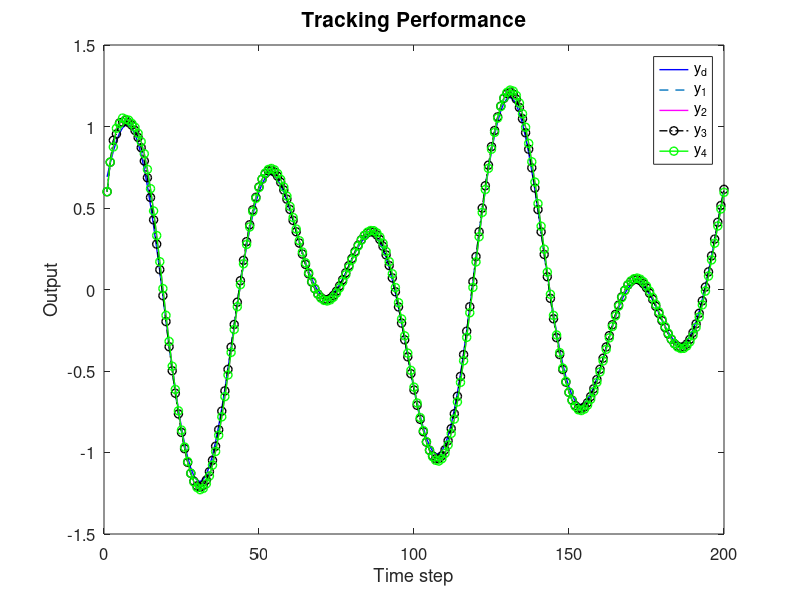
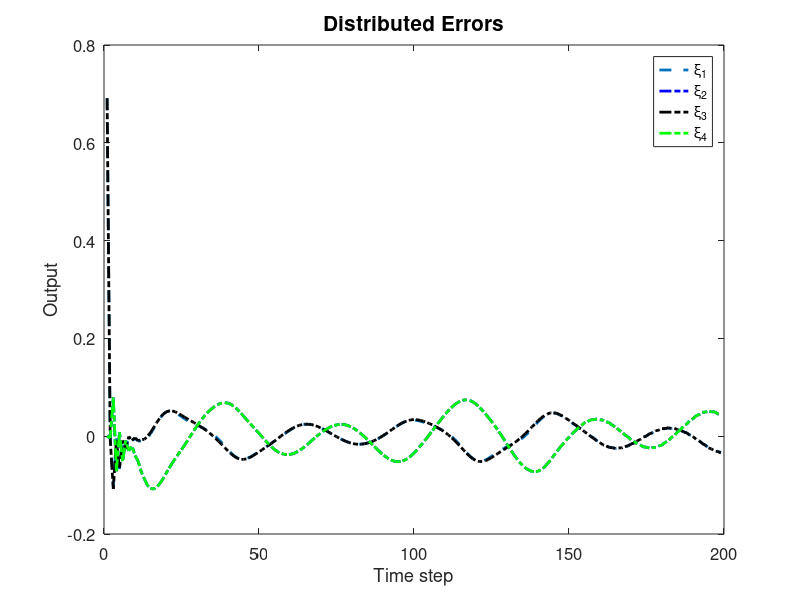

The MATLAB source for these figures, in order:
clc; clear;

% Parameters
rho =7.5;            % Increase gain for better control response
eta = 1;          % Increase to make the adaptive update faster
lamda = 350;         % Model-free parameter
mu = 0.005;           % Adaptive parameter
epsilon = 1e-5;      % Small threshold for stability
alpha = 15;           % Smoothing factor for error dynamics
T = 0.1;             % Sampling time
gamma1 = 0.45;        % Adjust control gains for faster tracking
gamma2 = 0.15;        % Adjust control gains
gamma3 = 0.45;        % Adjust control gains
gamma4 = 0.15;        % Adjust control gains
beta = 10;        % Sliding mode coefficient
sigma = 95;         % Sliding mode parameter
tau = 1e-5;       % Small damping term

rT = 1024;           % Sample rate
L = 200;             % Time steps
m = 200;             % Data size
n = 600;             % Data size

% Initialization
phi1 = zeros(m+1,1); 
phi2 = zeros(m+1,1); 
phi3 = zeros(m+1,1); 
phi4 = zeros(m+1,1);
mfa1 = zeros(m+1,1); 
mfa2 = zeros(m+1,1); 
mfa3 = zeros(m+1,1); 
mfa4 = zeros(m+1,1);
sm1 = zeros(m,1);  
sm2 = zeros(m,1);  
sm3 = zeros(m,1);  
sm4 = zeros(m,1);
y1 = zeros(m+1,1); 
y2 = zeros(m+1,1); 
y3 = zeros(m+1,1); 
y4 = zeros(m+1,1);
u1 = zeros(m,1);   
u2 = zeros(m,1);   
u3 = zeros(m,1);   
u4 = zeros(m,1);
xi1 = zeros(m,1);  
xi2 = zeros(m,1);  
xi3 = zeros(m,1);  
xi4 = zeros(m,1);
s1 = zeros(m,1);   
s2 = zeros(m,1);   
s3 = zeros(m,1);   
s4 = zeros(m,1);
yd = zeros(m+1,1);

% Desired signal (Reference trajectory)
for k = 1:1:m+1
    yd(k) = 0.6 * sin(0.05 * pi * k) + 0.6 * cos(0.03 * pi * k);

end


for k = 1:m
    % Adaptive Gain update
    if k == 1
        phi1(k) = 4.0; 
        phi2(k) = 4.0; 
        phi3(k) = 4.0; 
        phi4(k) = 4.0;
    elseif k == 2
        phi1(k) = phi1(k-1) + (eta * u1(k-1) / (mu + u1(k-1)^2)) * (y1(k) - phi1(k-1)*u1(k-1));
        phi2(k) = phi2(k-1) + (eta * u2(k-1) / (mu + u2(k-1)^2)) * (y2(k) - phi2(k-1)*u2(k-1));
        phi3(k) = phi3(k-1) + (eta * u3(k-1) / (mu + u3(k-1)^2)) * (y3(k) - phi3(k-1)*u3(k-1));
        phi4(k) = phi4(k-1) + (eta * u4(k-1) / (mu + u4(k-1)^2)) * (y4(k) - phi4(k-1)*u4(k-1));
    else
        phi1(k) = phi1(k-1) + (eta * (u1(k-1) - u1(k-2)) / (mu + (u1(k-1) - u1(k-2))^2)) * (y1(k) - y1(k-1) - phi1(k-1) * (u1(k-1) - u1(k-2)));
        phi2(k) = phi2(k-1) + (eta * (u2(k-1) - u2(k-2)) / (mu + (u2(k-1) - u2(k-2))^2)) * (y2(k) - y2(k-1) - phi2(k-1) * (u2(k-1) - u2(k-2)));
        phi3(k) = phi3(k-1) + (eta * (u3(k-1) - u3(k-2)) / (mu + (u3(k-1) - u3(k-2))^2)) * (y3(k) - y3(k-1) - phi3(k-1) * (u3(k-1) - u3(k-2)));
        phi4(k) = phi4(k-1) + (eta * (u4(k-1) - u4(k-2)) / (mu + (u4(k-1) - u4(k-2))^2)) * (y4(k) - y4(k-1) - phi4(k-1) * (u4(k-1) - u4(k-2)));
    end

    % Stability protection
    if k > 2 && (abs(phi1(k)) <= epsilon || abs(u1(k - 1) - u1(k - 2)) <= epsilon || sign(phi1(k)) ~= sign(phi1(1)))
        phi1(k) = phi1(1);
    end
    
    if k > 2 && (abs(phi2(k)) <= epsilon || abs(u2(k - 1) - u2(k - 2)) <= epsilon || sign(phi2(k)) ~= sign(phi2(1)))
        phi2(k) = phi2(1);
    end
    
    if k > 2 && (abs(phi3(k)) <= epsilon || abs(u3(k - 1) - u3(k - 2)) <= epsilon || sign(phi3(k)) ~= sign(phi3(1)))
        phi3(k) = phi3(1);
    end
    
    if k > 2 && (abs(phi4(k)) <= epsilon || abs(u4(k - 1) - u4(k - 2)) <= epsilon || sign(phi4(k)) ~= sign(phi4(1)))
        phi4(k) = phi4(1);
    end
    

    % Error dynamics
    xi1(k) = yd(k) - 2*y1(k) + y4(k);
    xi2(k) = y1(k) - 2*y2(k) + y3(k);
    xi3(k) = y2(k) + yd(k) - 2*y3(k);
    xi4(k) = y1(k) + y3(k) - 2*y4(k);

    
    % Fix: Handle k=1 case for sliding surfaces
    if k == 1
        s1(k) = 0;
        s2(k) = 0;
        s3(k) = 0;
        s4(k) = 0;
    else
        s1(k) = alpha * xi1(k) - xi1(k-1);
        s2(k) = alpha * xi2(k) - xi2(k-1);
        s3(k) = alpha * xi3(k) - xi3(k-1);
        s4(k) = alpha * xi4(k) - xi4(k-1);
    end
    

    % MFAC updates
    if k == 1
        mfa1(k) = 0;
        mfa2(k) = 0;
        mfa3(k) = 0;
        mfa4(k) = 0;
    else
        mfa1(k) = mfa1(k-1) + (rho * phi1(k)) / (lamda + abs(phi1(k)^2)) * xi1(k);
        mfa2(k) = mfa2(k-1) + (rho * phi2(k)) / (lamda + abs(phi2(k)^2)) * xi2(k);
        mfa3(k) = mfa3(k-1) + (rho * phi3(k)) / (lamda + abs(phi3(k)^2)) * xi3(k);
        mfa4(k) = mfa4(k-1) + (rho * phi4(k)) / (lamda + abs(phi4(k)^2)) * xi4(k);
    end

    % SMC updates
    if k == 1 
        sm1(k) = 0;
        sm2(k) = 0;
        sm3(k) = 0;
        sm4(k) = 0;
    else
        sm1(k) = sm1(k-1) + (beta * phi1(k)) / (sigma + (phi1(k))^2) * ...
            ( (xi1(k) + (y4(k) - y4(k-1)) + (yd(k+1) - yd(k))) / (1 + 1) ...
            - (xi1(k)) / (alpha * (2)) + tau * sign(s1(k)) );

        sm2(k) = sm2(k-1) + (beta * phi2(k)) / (sigma + (phi2(k))^2) * ...
            ( (xi2(k) + (y1(k) - y1(k-1)) + (y3(k) - y3(k-1))) / (1 + 1) ...
            - (xi2(k)) / (alpha * 2) + tau * sign(s2(k)) );

        sm3(k) = sm3(k-1) + (beta * phi3(k)) / (sigma + (phi3(k))^2) * ...
            ( (xi3(k) + (y2(k) - y2(k-1)) + (yd(k+1) - yd(k))) / (1 + 1) ...
            - (xi3(k)) / (alpha * (2)) + tau * sign(s3(k)) );

        sm4(k) = sm4(k-1) + (beta * phi4(k)) / (sigma + (phi4(k))^2) * ...
            ( (xi4(k) + (y1(k) - y1(k-1)) + (y3(k) - y3(k-1))) / (1 + 1) ...
            - (xi4(k)) / (alpha * (2)) + tau * sign(s4(k)) );
    end

    % Control signal
    if k == 1
        u1(k) = 0.01;
        u2(k) = 0.01;
        u3(k) = 0.01;
        u4(k) = 0.01;
    else
        u1(k) = mfa1(k) + gamma1 * sm1(k);
        u2(k) = mfa2(k) + gamma2 * sm2(k);
        u3(k) = mfa3(k) + gamma3 * sm3(k);
        u4(k) = mfa4(k) + gamma4 * sm4(k);
    end
    if k == 1%0
        y1(k)=0.6;
        y2(k)=0.6;
        y3(k)=0.6;
        y4(k)=0.6;

    end


    

    % Plant model update with nonlinear term and feedforward
    a = 0.5;
    b1 = 1.2 * n / (rT * 0.2);
    b2 = 1.2 * n / (rT * 0.2);
    b3 = 1.2 * n / (rT * 0.2);
    b4 = 1.2 * n / (rT * 0.2);
    
    nonlinearity1 = 0.03; % Coefficient for cubic nonlinearity
    nonlinearity2 = 0.01; % Coefficient for cubic nonlinearity
    nonlinearity3 = 0.02; % Coefficient for cubic nonlinearity
    nonlinearity4 = 0.01; % Coefficient for cubic nonlinearity
    ff_gain = 0.45; % Feedforward gain
    
  

    % Add cubic nonlinearity and feedforward term
    y1(k+1) = a * y1(k) + b1 * u1(k)- nonlinearity1 * y1(k)^3 + ff_gain ;
    y2(k+1) = a * y2(k) + b2 * u2(k) - nonlinearity2 * y2(k)^2+ ff_gain ;
    y3(k+1) = a * y3(k) + b3 * u3(k)- nonlinearity3 * y3(k)^3+ ff_gain;
    y4(k+1) = a * y4(k) + b4 * u4(k)- nonlinearity4 * y4(k)^2 + ff_gain ;

    % % Add cubic nonlinearity and feedforward term
    % y1(k+1) = y1(k) * u1(k) / 1 + y1(k)^2 + u1(k);
    % y2(k+1) = y2(k) * u2(k) / 1 + y2(k)^3 + u2(k) + 0.5 * u2(k);
    % y3(k+1) = y3(k) * u3(k) / 1 + y3(k)^2 + u3(k) + 0.9 * u3(k);
    % y4(k+1) = y4(k) * u4(k) / 1 + y4(k)^3 + u4(k) + 0.8 * u4(k); 
end

% Plotting
figure;
plot(yd(1:end-1), '-b', 'DisplayName', 'y_d', 'LineWidth', 1); hold on;
plot(y1(1:end-1), '--', 'DisplayName', 'y_1', 'LineWidth', 1);
plot(y2(1:end-1), '-m', 'DisplayName', 'y_2', 'LineWidth', 1);
plot(y3(1:end-1), '-.ok', 'DisplayName', 'y_3', 'LineWidth', 1);
plot(y4(1:end-1), '-og', 'DisplayName', 'y_4', 'LineWidth', 1);
xlabel('Time step', 'FontSize', 14);
ylabel('Output', 'FontSize', 14);
legend('FontSize', 14);
xlim([0 L]);
grid off;
set(gca, 'FontSize', 12);
title('Tracking Performance', 'FontSize', 15, 'FontWeight', 'bold');

figure
plot(xi1(1:end-1), '--', 'DisplayName', '\xi_1', 'LineWidth', 2);hold on;
plot(xi2(1:end-1), '-.b', 'DisplayName', '\xi_2', 'LineWidth', 2);
plot(xi3(1:end-1), '-.k', 'DisplayName', '\xi_3', 'LineWidth', 2);
plot(xi4(1:end-1), '-.g', 'DisplayName', '\xi_4', 'LineWidth', 2);
xlabel('Time step', 'FontSize', 14);
ylabel('Output', 'FontSize', 14);
legend('FontSize', 14);
xlim([0 L]);
xlim([0 L]);
grid off;
set(gca, 'FontSize', 12);
title('Distributed Errors', 'FontSize', 15, 'FontWeight', 'bold');


